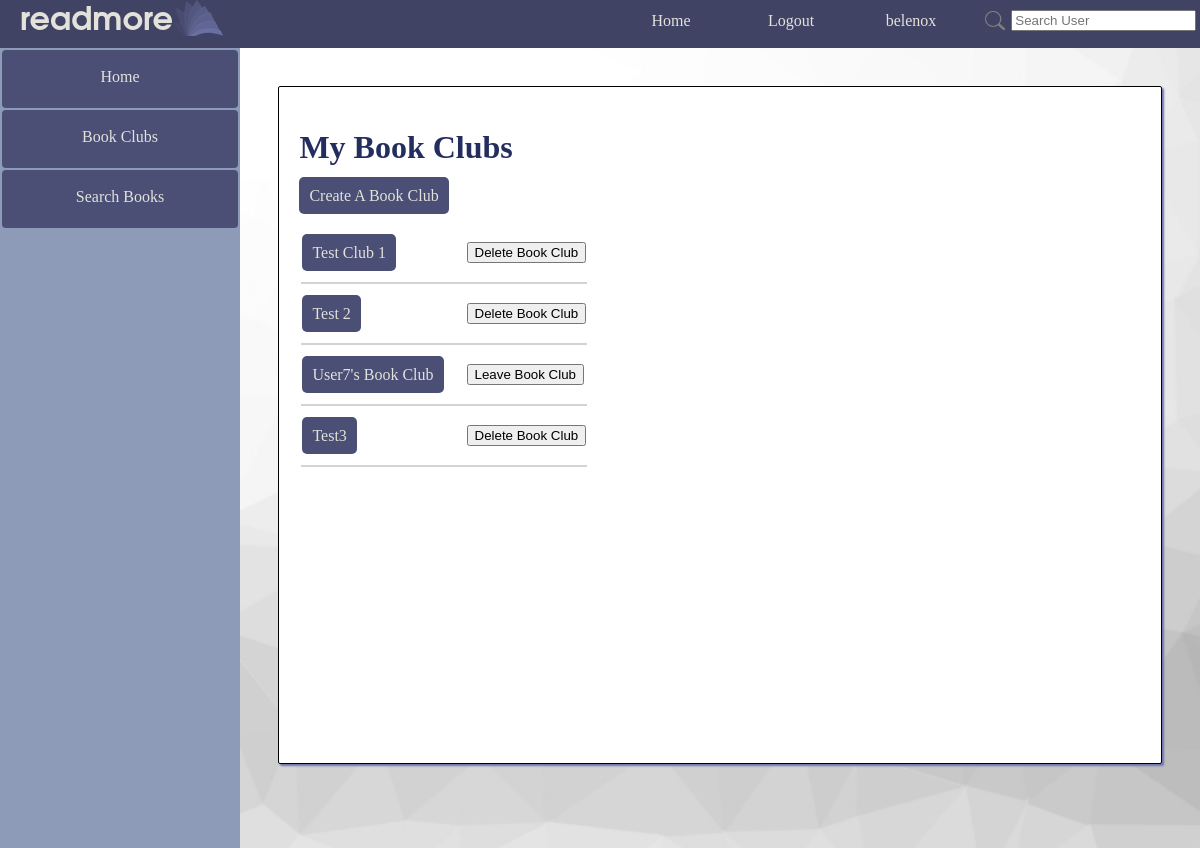
The page /readmore/book_clubs/ (signed in) on the database its author committed.
### readmore_app/models.py (models this page shows)
class Club(models.Model):
    club_id = models.AutoField(primary_key=True)
    club_name = models.CharField(max_length=100)
    club_description = models.TextField(blank=True)
    club_owner = models.ForeignKey(UserExt, on_delete=models.CASCADE)
    club_users = models.ManyToManyField(UserExt, related_name="user_clubs")
    club_pending_invites = models.ManyToManyField('UserExt', related_name="pending_invites")
    club_library = models.ManyToManyField('ClubBook', related_name='clubs')

### readmore_app/views.py (the view)
# urls.py: path('book_clubs/', views.book_clubs, name="book_clubs"),
def book_clubs(request):
    if request.user.is_authenticated:
        real_user = UserExt.objects.get(pk=request.user.id)
        book_club_list = Club.objects.filter(club_users__in=[real_user])
        return render(request, "readmore_app/book_clubs.html", {"real_user": real_user, "book_club_list": book_club_list})
    else:
        return redirect(reverse('readmore_app:login'))

### readmore_app/templatetags/extras.py (called while the page is built)
@register.simple_tag
def num_notifications(user_id):
    try:
        this_user = UserExt.objects.get(pk=user_id)
        return Notification.objects.filter(notification_user=this_user).count()
    except Exception as e:
        return ""

### readmore_app/templates/readmore_app/book_clubs.html (shortened to what this page needs)
{% extends parent_template|default:"base.html" %}
{% load static %}
{% block content %}
<div class="basic_card">
    <h1>My Book Clubs</h1>
    <a class="anchor_button" href="{% url 'readmore_app:create_club' %}">Create A Book Club</a>
    <br><br>
    <table id="club_list_table">
    {% if not book_club_list %}
        <tr><td>No Book Clubs Here.  Try Creating Your Own.</td></tr>
    {% else %}
    {% for book_club in book_club_list %}
        <tr class="book_club_listing" id="club{{ book_club.club_id }}">
            <td >
                <a href="{% url 'readmore_app:club' book_club.club_id %}" class="anchor_button">{{ book_club.club_name }}</a>
            </td>
            <td style="padding-left: 20px;">
                <p><button onclick="leaveClub({{ book_club.club_id }});">{% if book_club.club_owner != real_user %}Leave Book Club{% else %}Delete Book Club{% endif %}</button></p>
            </td>
        </tr>
        <tr id="club{{ book_club.club_id }}underline"><td colspan="2" bgcolor="lightgray"><td></tr>
    {% endfor %}
    {% endif %}
    </table>
</div>
{% endblock %}

### templates/base.html (shortened to what this page needs)
{% load extras %}
{% load static %}
<!DOCTYPE html>
<html lang="en">
  <head>
    <link rel=stylesheet href="{% static 'readmore_app/style.css' %}">
  </head>
  <body>
    <div class="container" >
      <div class="navbar navbar_wrapper">
        <div class="navbar">
          <div><h2 class="logo">readmore</h2></div>
          <div><img src="{% static 'readmore_app/logo_small.png' %}"></div>
        </div>
        <div class="navbar_links" style="padding-right:2%;">
          <a class="link" href="{% url 'readmore_app:index' %}">Home</a>
          {% if not user.is_authenticated %}
          <a class="link" href="{% url 'readmore_app:login' %}" >Login</a>
          <a class="link" href="{% url 'readmore_app:registration' %}">Register</a>
          {% else %}
          <a href="{% url 'readmore_app:logout' %}" >Logout</a>
          <div id="drop">
              {% num_notifications user.id as has_notifications %}
              <a  href="{% url 'readmore_app:profile' user.id %}" style="padding-bottom:17px;">{{ user.username }}</a>
          </div>
          <div style="padding: 0.5%;">
            <form style="display: flex; left: 0px; position: relative; top:7px; align-items: center;" class="link" method="POST" action="{% url 'readmore_app:user_search_results' %}">
              <input type="image" width="20px" style="margin-right: 3%;" src="{% static 'readmore_app/logo_search.png' %}">
              <input type="text" placeholder="Search User" name="search_query" >
            </form>
          </div>
          {% endif %}
        </div>
      </div>
      <div class="content-container">
          {% if user.is_authenticated %}
          <div class="sidebar">
              <a href="{% url 'readmore_app:index' %}">Home</a>
              <a href="{% url 'readmore_app:book_clubs' %}">Book Clubs</a>
              <a href="{% url 'readmore_app:search_book' %}">Search Books</a>
          </div>
          <main style="margin:0;">
          {% endif %}
          {% block content %}{% endblock %}
          </main>
      </div>
    </div>
  </body>
</html>

### readmore_app/static/readmore_app/style.css (style rules this page uses)
body { font-family: Garamond, Georgia, serif; margin:0; overflow: hidden; }
a { text-decoration: none; }
h2.logo { color:#e2e2db; font-family:Arial, Helvetica, sans-serif; font-weight:800px; margin-left: 20px; font-size:32px; margin-top: 6px; }
.container { display:flex; flex-flow: column; height: inherit; overflow: hidden; }
.content-container { display: flex; justify-content: start; flex-direction: row; flex-wrap: nowrap; height: 100vh; }
h2.logo { color:#e2e2db; font-family: Avantgarde, TeX Gyre Adventor, URW Gothic L, sans-serif; font-weight:800px; margin-left: 20px; font-size:32px; margin-top: 6px; }
main { background-image: url(white_background.jpg); background-attachment:scroll; background-size:cover; display: flex; width: 80%; min-height: 100%; height: 100% auto; color: #232D5E; overflow-y: auto; overflow-x: hidden; justify-content:center; }
main > * { margin-left: 4.5%; }
main > div { width: 100%; }
#drop { display: flex; flex-direction: column; align-content: center; align-items: center; margin-right:2%; }
.basic_card { border-radius: 2px; box-shadow: 2px 2px 2px#7074ac; border-color: black; width: 100%; background-color: white; min-height: 70vh; height:fit-content; overflow: hidden; border-style: solid; border-width: 1px; padding: 20px; padding-bottom: 10%; margin: 4%; }
.anchor_button { border-radius: 5px; color: #e2e2db; height: auto; width: fit-content; border: none; padding: 10px; background: #4b4e75; }
div.sidebar { position: relative; text-align: center; background: #8d9ab8; width:20%; height:100vh; }
.sidebar a { margin: 2px 2px 2px 2px; border-radius: 4px; color: #e2e2db; height: 30px; display:block; width:auto; border:none; padding: 10px; padding-top: 18px ; background: #4b4e75; }
.navbar_wrapper { padding-right: 2%; width:100%; }
.navbar { height:3em; }
div.navbar { float:initial; display: flex; border: none; position: relative; background: #414364; z-index: 1; justify-content: space-between; }
.navbar a { min-width: 120px; text-align: center; border-radius: 4px; font-size: medium; text-decoration: none; color: #e2e2db; background: none; padding: 12px 0px; }
.navbar_links { float:initial; display: flex; border: none; position: relative; z-index: 1; justify-content: space-between; }

### rows shown on the page
Club: club_name "Test Club 1", shows "Delete Book Club"
Club: club_name "Test 2", shows "Delete Book Club"
Club: club_name "User7's Book Club", shows "Leave Book Club"
Club: club_name "Test3", shows "Delete Book Club"

### other values the page prints
{{ user.username }} "belenox"
